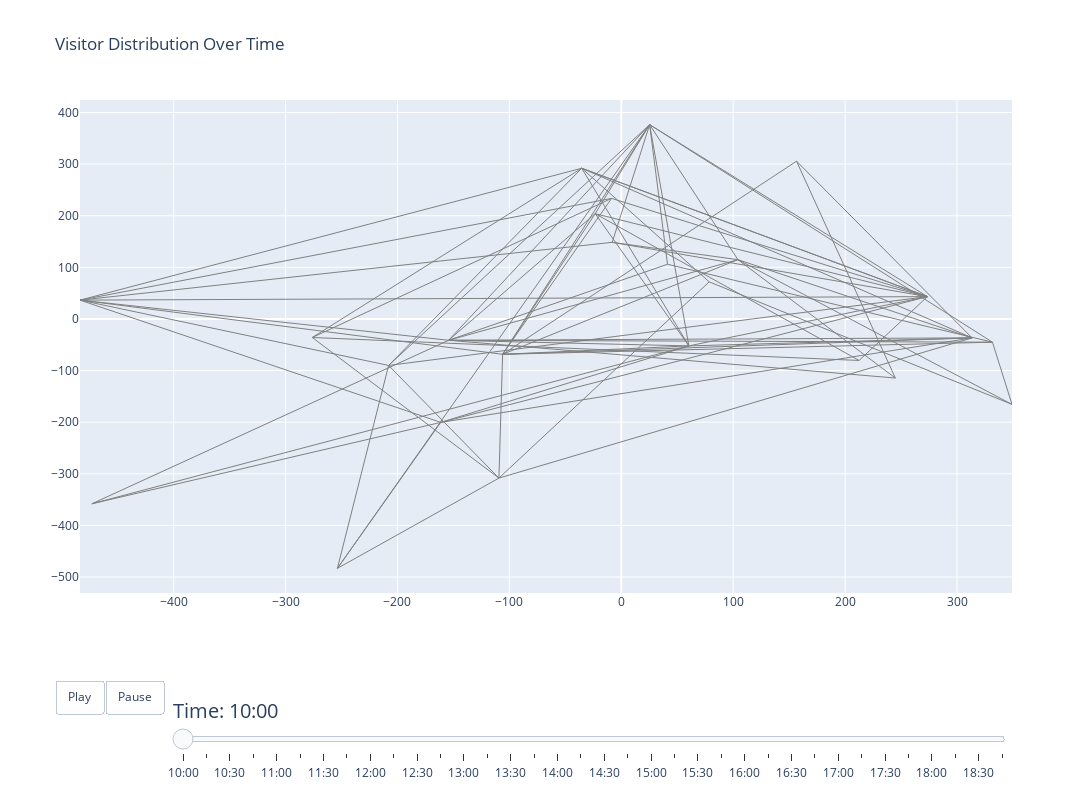

Notebook code for this chart:
### Code cell
# Normalize the visitor count by the capacity of each attraction
capacity_dict = dict(zip(capacity_df['ENTITY_DESCRIPTION_SHORT'], capacity_df['CAPACITY']))


# Function to convert decimal hours to "HH:MM" format
def decimal_to_time(decimal_time):
    hours = int(decimal_time)
    minutes = int((decimal_time - hours) * 60)
    return f"{hours:02}:{minutes:02}"  # Format as HH:MM

PortAventura_attractions = list(link_attractions_df[link_attractions_df['PARK'] == 'PortAventura World']['ATTRACTION'])
PortAventura_park = ThemeParkGraph(PortAventura_attractions)

# Add manual distances
for attr1, attr2, distance in essential_distances:
    if attr1 and attr2 in PortAventura_attractions:  # Exclude Tivoli Gardens
        PortAventura_park.add_manual_distance(attr1, attr2, distance)
        
# Generate paths
PortAventura_park.generate_paths()

# Get the layout from the visualize method
pos = PortAventura_park.visualize(use_distance_layout=True)

# Now you can use pos for your animation
attractions = list(capacity_df["ENTITY_DESCRIPTION_SHORT"].unique())

x = [pos[node][0] for node in attractions]
y = [pos[node][1] for node in attractions]


# Create edge trace (static, no labels or numbers)
edge_trace = go.Scatter(
    x=sum([[pos[edge[0]][0], pos[edge[1]][0], None] for edge in PortAventura_park.G.edges], []),
    y=sum([[pos[edge[0]][1], pos[edge[1]][1], None] for edge in PortAventura_park.G.edges], []),
    mode="lines",
    line=dict(width=1, color="gray"),
    hoverinfo="none"  # Prevents hover text on edges
)

# Generate frames for animation
frames = []
time_intervals = np.arange(10, 19, 0.25)

for time in time_intervals:
    # Count visitors at each attraction at this time
    active_visitors = schedule_df[(schedule_df["arrival_time"] <= time) & (schedule_df["departure_time"] >= time)]
    
    node_sizes = []
    node_labels = []
    for node in attractions:
        visitor_count = active_visitors[active_visitors["attraction"] == node].shape[0]
        normalized_size = visitor_count / capacity_dict[node]  # Normalize by capacity
        scaled_size = normalized_size * 100  # Scale the size
        node_sizes.append(scaled_size)
        node_labels.append(f"{node}: {visitor_count}")  # Only append labels to nodes

    formatted_time = decimal_to_time(time)

    # Frame only updates node positions and labels, NOT edges
    frames.append(go.Frame(
        data=[
            go.Scatter(
                x=[pos[node][0] for node in attractions],
                y=[pos[node][1] for node in attractions],
                mode="markers+text",
                marker=dict(size=node_sizes, color="blue", opacity=0.7),
                text=node_labels,  # Ensure only nodes have labels
                textposition="top center",
                hoverinfo="text"
            )
        ],
        name=formatted_time  # Use formatted time
    ))

# Initialize figure with only edge trace (nodes appear via animation)
fig = go.Figure(
    data=[edge_trace],  # Keep only edges static initially
    layout=go.Layout(
        title="Visitor Distribution Over Time",
        width=1200,
        height=800,
        updatemenus=[{
            "buttons": [
                {
                    "args": [None, {"frame": {"duration": 200, "redraw": True}, "fromcurrent": True}],
                    "label": "Play",
                    "method": "animate"
                },
                {
                    "args": [[None], {"frame": {"duration": 0, "redraw": True}, "mode": "immediate", "transition": {"duration": 0}}],
                    "label": "Pause",
                    "method": "animate"
                }
            ],
            "direction": "left",
            "pad": {"r": 10, "t": 87},
            "showactive": False,
            "type": "buttons",
            "x": 0.1,
            "xanchor": "right",
            "y": 0,
            "yanchor": "top"
        }],
        sliders=[{
            "active": 0,
            "yanchor": "top",
            "xanchor": "left",
            "currentvalue": {"prefix": "Time: ", "font": {"size": 20}},
            "pad": {"b": 10, "t": 50},
            "len": 0.9,
            "x": 0.1,
            "y": -0.1,
            "steps": [{"args": [[f.name], {"frame": {"duration": 0, "redraw": True}, "mode": "immediate"}],
                       "label": f.name, "method": "animate"} for f in frames]
        }]
    ),
    frames=frames  # Ensure frames only update nodes
)

fig.show()

### Figure 1 — Plotly figure (JSON) as saved in the notebook; plotly's stock layout.template omitted (floating-point values rounded to 4 significant figures; data arrays with more than 128 entries replaced by an {"elided": "..."} marker saying what was removed)
{"data": [{"hoverinfo": "none", "line": {"color": "gray", "width": 1}, "mode": "lines", "type": "scatter", "x": {"elided": "225 float values"}, "y": {"elided": "225 float values"}}], "layout": {"height": 800, "sliders": [{"active": 0, "currentvalue": {"font": {"size": 20}, "prefix": "Time: "}, "len": 0.9, "pad": {"b": 10, "t": 50}, "steps": [{"args": [["10:00"], {"frame": {"duration": 0, "redraw": true}, "mode": "immediate"}], "label": "10:00", "method": "animate"}, {"args": [["10:15"], {"frame": {"duration": 0, "redraw": true}, "mode": "immediate"}], "label": "10:15", "method": "animate"}, {"args": [["10:30"], {"frame": {"duration": 0, "redraw": true}, "mode": "immediate"}], "label": "10:30", "method": "animate"}, {"args": [["10:45"], {"frame": {"duration": 0, "redraw": true}, "mode": "immediate"}], "label": "10:45", "method": "animate"}, {"args": [["11:00"], {"frame": {"duration": 0, "redraw": true}, "mode": "immediate"}], "label": "11:00", "method": "animate"}, {"args": [["11:15"], {"frame": {"duration": 0, "redraw": true}, "mode": "immediate"}], "label": "11:15", "method": "animate"}, {"args": [["11:30"], {"frame": {"duration": 0, "redraw": true}, "mode": "immediate"}], "label": "11:30", "method": "animate"}, {"args": [["11:45"], {"frame": {"duration": 0, "redraw": true}, "mode": "immediate"}], "label": "11:45", "method": "animate"}, {"args": [["12:00"], {"frame": {"duration": 0, "redraw": true}, "mode": "immediate"}], "label": "12:00", "method": "animate"}, {"args": [["12:15"], {"frame": {"duration": 0, "redraw": true}, "mode": "immediate"}], "label": "12:15", "method": "animate"}, {"args": [["12:30"], {"frame": {"duration": 0, "redraw": true}, "mode": "immediate"}], "label": "12:30", "method": "animate"}, {"args": [["12:45"], {"frame": {"duration": 0, "redraw": true}, "mode": "immediate"}], "label": "12:45", "method": "animate"}, {"args": [["13:00"], {"frame": {"duration": 0, "redraw": true}, "mode": "immediate"}], "label": "13:00", "method": "animate"}, {"args": [["13:15"], {"frame": {"duration": 0, "redraw": true}, "mode": "immediate"}], "label": "13:15", "method": "animate"}, {"args": [["13:30"], {"frame": {"duration": 0, "redraw": true}, "mode": "immediate"}], "label": "13:30", "method": "animate"}, {"args": [["13:45"], {"frame": {"duration": 0, "redraw": true}, "mode": "immediate"}], "label": "13:45", "method": "animate"}, {"args": [["14:00"], {"frame": {"duration": 0, "redraw": true}, "mode": "immediate"}], "label": "14:00", "method": "animate"}, {"args": [["14:15"], {"frame": {"duration": 0, "redraw": true}, "mode": "immediate"}], "label": "14:15", "method": "animate"}, {"args": [["14:30"], {"frame": {"duration": 0, "redraw": true}, "mode": "immediate"}], "label": "14:30", "method": "animate"}, {"args": [["14:45"], {"frame": {"duration": 0, "redraw": true}, "mode": "immediate"}], "label": "14:45", "method": "animate"}, {"args": [["15:00"], {"frame": {"duration": 0, "redraw": true}, "mode": "immediate"}], "label": "15:00", "method": "animate"}, {"args": [["15:15"], {"frame": {"duration": 0, "redraw": true}, "mode": "immediate"}], "label": "15:15", "method": "animate"}, {"args": [["15:30"], {"frame": {"duration": 0, "redraw": true}, "mode": "immediate"}], "label": "15:30", "method": "animate"}, {"args": [["15:45"], {"frame": {"duration": 0, "redraw": true}, "mode": "immediate"}], "label": "15:45", "method": "animate"}, {"args": [["16:00"], {"frame": {"duration": 0, "redraw": true}, "mode": "immediate"}], "label": "16:00", "method": "animate"}, {"args": [["16:15"], {"frame": {"duration": 0, "redraw": true}, "mode": "immediate"}], "label": "16:15", "method": "animate"}, {"args": [["16:30"], {"frame": {"duration": 0, "redraw": true}, "mode": "immediate"}], "label": "16:30", "method": "animate"}, {"args": [["16:45"], {"frame": {"duration": 0, "redraw": true}, "mode": "immediate"}], "label": "16:45", "method": "animate"}, {"args": [["17:00"], {"frame": {"duration": 0, "redraw": true}, "mode": "immediate"}], "label": "17:00", "method": "animate"}, {"args": [["17:15"], {"frame": {"duration": 0, "redraw": true}, "mode": "immediate"}], "label": "17:15", "method": "animate"}, {"args": [["17:30"], {"frame": {"duration": 0, "redraw": true}, "mode": "immediate"}], "label": "17:30", "method": "animate"}, {"args": [["17:45"], {"frame": {"duration": 0, "redraw": true}, "mode": "immediate"}], "label": "17:45", "method": "animate"}, {"args": [["18:00"], {"frame": {"duration": 0, "redraw": true}, "mode": "immediate"}], "label": "18:00", "method": "animate"}, {"args": [["18:15"], {"frame": {"duration": 0, "redraw": true}, "mode": "immediate"}], "label": "18:15", "method": "animate"}, {"args": [["18:30"], {"frame": {"duration": 0, "redraw": true}, "mode": "immediate"}], "label": "18:30", "method": "animate"}, {"args": [["18:45"], {"frame": {"duration": 0, "redraw": true}, "mode": "immediate"}], "label": "18:45", "method": "animate"}], "x": 0.1, "xanchor": "left", "y": -0.1, "yanchor": "top"}], "title": {"text": "Visitor Distribution Over Time"}, "updatemenus": [{"buttons": [{"args": [null, {"frame": {"duration": 200, "redraw": true}, "fromcurrent": true}], "label": "Play", "method": "animate"}, {"args": [[null], {"frame": {"duration": 0, "redraw": true}, "mode": "immediate", "transition": {"duration": 0}}], "label": "Pause", "method": "animate"}], "direction": "left", "pad": {"r": 10, "t": 87}, "showactive": false, "type": "buttons", "x": 0.1, "xanchor": "right", "y": 0, "yanchor": "top"}], "width": 1200}}
